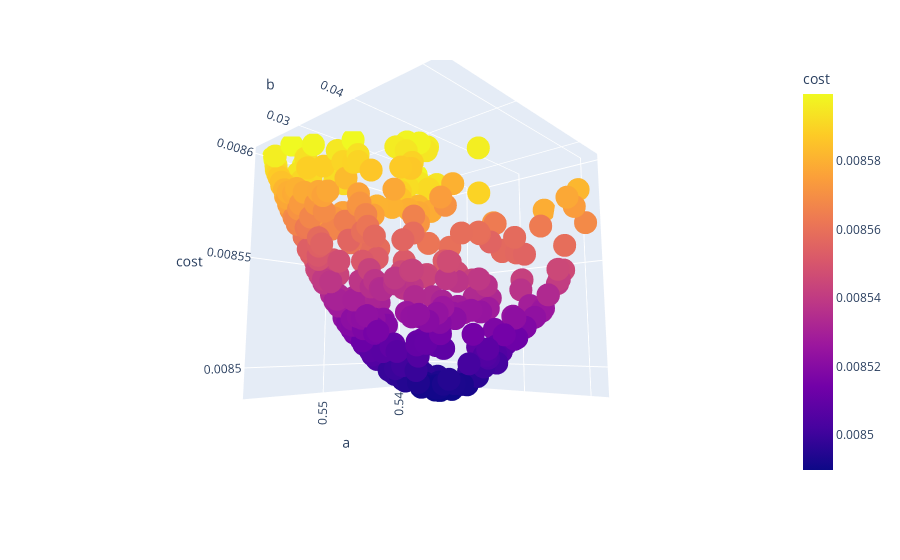

The cell this chart's notebook holds for it:
### Code cell
df2 = pd.DataFrame(np.hstack((v,g,b.reshape(-1,1))),columns=['a','b','c','cost'])
fig = px.scatter_3d(df2[df2.cost<0.0086], x="a", y="b", z='cost',color='cost')
fig.show()

### Figure 1 — Plotly figure (JSON) as saved in the notebook; plotly's stock layout.template omitted (floating-point values rounded to 4 significant figures; data arrays with more than 128 entries replaced by an {"elided": "..."} marker saying what was removed)
{"data": [{"hovertemplate": "a=%{x}<br>b=%{y}<br>cost=%{marker.color}<extra></extra>", "legendgroup": "", "marker": {"color": {"elided": "343 float values"}, "coloraxis": "coloraxis", "symbol": "circle"}, "mode": "markers", "name": "", "scene": "scene", "showlegend": false, "type": "scatter3d", "x": {"elided": "343 float values"}, "y": {"elided": "343 float values"}, "z": {"elided": "343 float values"}}], "layout": {"autosize": true, "coloraxis": {"colorbar": {"title": {"text": "cost"}}, "colorscale": [[0, "#0d0887"], [0.1111, "#46039f"], [0.2222, "#7201a8"], [0.3333, "#9c179e"], [0.4444, "#bd3786"], [0.5556, "#d8576b"], [0.6667, "#ed7953"], [0.7778, "#fb9f3a"], [0.8889, "#fdca26"], [1, "#f0f921"]]}, "legend": {"tracegroupgap": 0}, "margin": {"t": 60}, "scene": {"aspectmode": "auto", "aspectratio": {"x": 1, "y": 1, "z": 1}, "camera": {"center": {"x": 0, "y": 0, "z": 0}, "eye": {"x": 1.492, "y": 1.341, "z": -0.2903}, "projection": {"type": "perspective"}, "up": {"x": 0, "y": 0, "z": 1}}, "domain": {"x": [0, 1], "y": [0, 1]}, "xaxis": {"title": {"text": "a"}, "type": "linear"}, "yaxis": {"title": {"text": "b"}, "type": "linear"}, "zaxis": {"title": {"text": "cost"}, "type": "linear"}}}}
